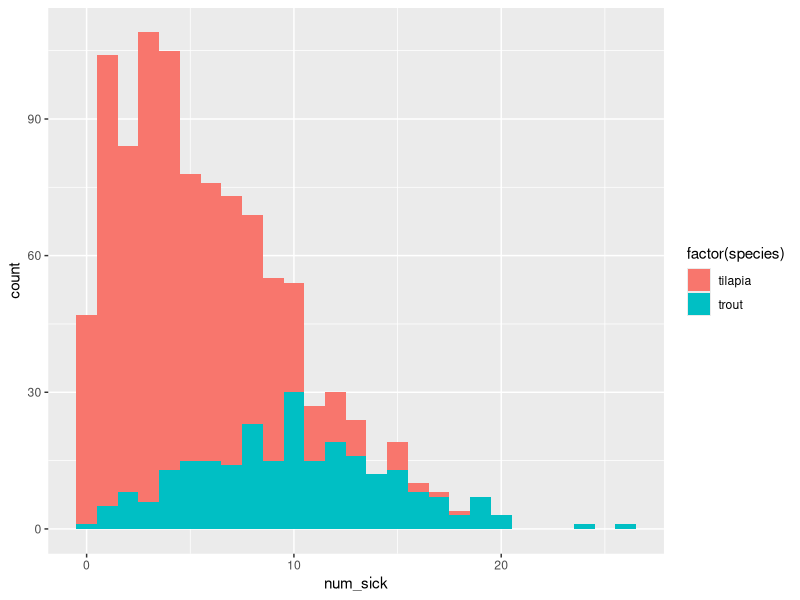

Generate this figure with R: (Note: this script raises an error after producing the figure.)
# Tank generation data script (for module 2)
# Keaton Wilson
# keatonwilson@me.com
# 2020-01-01

# packages
library(tidyverse)
library(truncnorm)

# generating tank data frame
fish_tanks <- tibble(tank_id = c(1:1000), 
               species = c(rep("tilapia", 750), rep("trout", 250))) %>%
  mutate(avg_daily_temp = ifelse(species == "tilapia", 
                                 rnorm(n = 750, mean = 23.89, sd = 0.5), 
                                 rnorm(n = 250, mean = 15, sd = 0.5)), 
        num_fish = ifelse(species == "tilapia", 
                                 round(rnorm(n = 750, mean = 100, sd = 3)), 
                                 round(rnorm(n = 250, mean = 75, sd = 8))), 
        day_length = ifelse(species == "tilapia", 
                          round(rnorm(n = 750, mean = 10, sd = 1)), 
                          round(rnorm(n = 250, mean = 12, sd = 1))), 
        tank_volume = ifelse(species == "tilapia", 
                          (rnorm(n = 750, mean = 400, sd = 0.8)), 
                          (rnorm(n = 250, mean = 400, sd = 0.8))),
        num_sick = ifelse(species == "tilapia",
                          round(rtruncnorm(750, a = 0, mean = 2, sd = 5)),
                          round(rtruncnorm(250, a = 0, mean = 10, sd = 5))),
        size_day_30 = ifelse(species == "tilapia", 
                             rnorm(750, mean = 2783, sd = 5),
                             rnorm(250, mean = 150, sd = 2)))

fish_sick <- fish_tanks %>%
  sample_n(50, weight = factor(species))
  
# Looking at data
fish_tanks %>%
  ggplot(aes(x = num_sick, fill = factor(species))) +
  geom_histogram(binwidth = 1)

sick_fish <- sick_fish_density %>% 
  mutate(num_sick = if_else(species == "tilapia" & density > 0.075, 0,
                           if_else(species == "trout", num_sick + 2, num_sick)),
         avg_daily_temp = if_else(species == "trout" & density < 0.08, 13.8, avg_daily_temp),
         size_day_30 = if_else(species == "trout" & density < 0.08, 154, size_day_30))

# writing to csv
write_csv(fish_tanks %>% 
            select(-num_sick), "./modules/module_2/data/fish_tank_data.csv")
write_csv(sick_fish, "./modules/module_2/data/fish_sick_data.csv")
# 
# Note, be careful overwriting this - I cherrypicked high density tanks with 
# high infection rates... if you re-run and re-write the csv file here, you'll 
# lose those modifications and have to go back in to make them again. 
